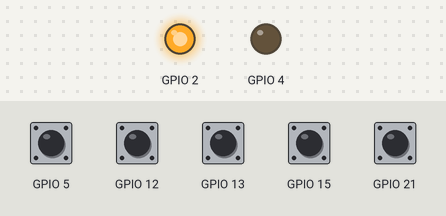
This sketch was run on a simulated ESP32. On the bench: output pins drawn as LEDs (lit = HIGH). Dashed ring = blinking. The inputs (shaded band) are chosen by the test bench; at power-on: GPIO 5, GPIO 12, GPIO 13, GPIO 15, GPIO 21 HIGH. WiFi joins after 1.5 s; servers stay silent unless stated; uploads are accepted with an empty reply; no MQTT or app messages arrive unless stated; what the sketch prints to the serial monitor is not drawn.

Above: at 4.2 s.
4.3 s: GPIO 15 pulled LOW for 0.15 s
At 4.8 s:
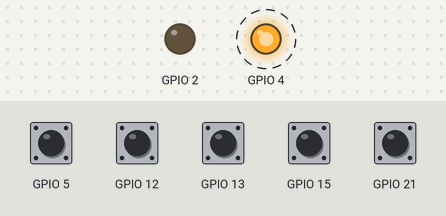
10.4 s: GPIO 15 pulled LOW for 1 s
At 13.3 s:
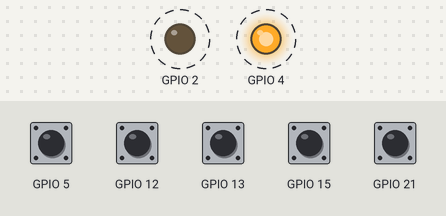
13.4 s: GPIO 5 pulled LOW for 0.15 s
Timing chart, 0 to 16.4 s (numbered marks = the images above; inputs shaded):
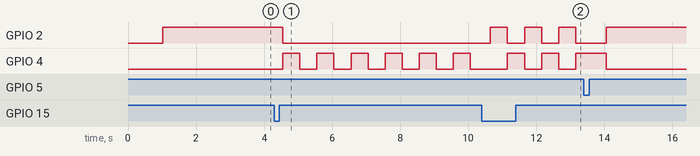

Measured:
- after the input at 4.3 s, GPIO 2: HIGH → LOW after 0.25 s; GPIO 4: alternates HIGH for 0.50 s and LOW for 0.50 s, starting after 0.25 s
- after the input at 10.4 s, GPIO 2: alternates HIGH for 0.50 s and LOW for 0.50 s, starting after 0.25 s

The sketch:

ESP_Press_Empowe_v1.ino
```cpp
/*
 * Power Press with Reason Codes + Email Alerts
 * Organized Version with Multiple Tabs
 */

#include <WebServer.h>
#include "config.h"
#include "state_machine.h"
#include "wifi_mqtt.h"
#include "alphabase.h"
#include "buttons_leds.h"

// ============================================================================
// GLOBAL VARIABLES
// ============================================================================

// State Management
PressState pressState = IDLE;
unsigned long pressStartTime = 0;
unsigned long pressStopTime = 0;

// Network Clients
WebServer server(80);
WiFiClient espClient;
PubSubClient mqttClient(espClient);

// Authentication
String authToken = "";

// Button Debouncing
int buttonStartStopState = HIGH;
int lastButtonStartStopState = HIGH;
unsigned long lastDebounceTimeStartStop = 0;

int buttonMaintenanceState = HIGH;
int lastButtonMaintenanceState = HIGH;
unsigned long lastDebounceTimeMaintenance = 0;

int buttonQualityState = HIGH;
int lastButtonQualityState = HIGH;
unsigned long lastDebounceTimeQuality = 0;

int buttonMaterialState = HIGH;
int lastButtonMaterialState = HIGH;
unsigned long lastDebounceTimeMaterial = 0;

int buttonToolChangeState = HIGH;
int lastButtonToolChangeState = HIGH;
unsigned long lastDebounceTimeToolChange = 0;

// LED Blinking
unsigned long lastBlinkTime = 0;
bool ledState = LOW;

// Timing
unsigned long lastMQTTPublish = 0;

// ============================================================================
// SETUP
// ============================================================================

void setup() {
  Serial.begin(115200);
  delay(1000);

  Serial.println("\n╔════════════════════════════════════════╗");
  Serial.println("║  Press Monitor - Organized Version    ║");
  Serial.println("╚════════════════════════════════════════╝\n");

  // Initialize hardware
  initializePins();

  // Connect to networks
  connectToWiFi();

  // Login to AlphaBase
  if (!loginAlphaBase()) {
    Serial.println("⚠️  Continuing without AlphaBase...");
  } else {
    discoverAlphaBaseCollections();
  }

  // Setup MQTT
  mqttClient.setServer(mqttServer, mqttPort);
  mqttClient.setCallback(mqttCallback);
  connectMQTT();

  // Start Web Server
  server.on("/status", HTTP_GET, handleGetStatus);
  server.begin();
  Serial.println("🌐 Web Server Started on /status");

  Serial.println("\n✅ Setup Complete!");
  printHelp();
}

// ============================================================================
// LOOP
// ============================================================================

void loop() {
  // Maintain connections
  if (WiFi.status() != WL_CONNECTED) {
    connectToWiFi();
  }

  if (!mqttClient.connected()) {
    connectMQTT();
  }
  mqttClient.loop();

  // Handle web server
  server.handleClient();

  // Handle all buttons
  handleStartStopButton();
  handleMaintenanceButton();
  handleQualityButton();
  handleMaterialButton();
  handleToolChangeButton();

  // Update LEDs
  updateLEDs();

  // Periodic status updates
  unsigned long currentMillis = millis();
  if (currentMillis - lastMQTTPublish >= mqttPublishInterval) {
    lastMQTTPublish = currentMillis;
    publishStatusMQTT();
  }

  // AlphaBase token refresh
  static unsigned long lastTokenRefresh = 0;
  const unsigned long tokenRefreshInterval = 15 * 60 * 1000; // 15 minutes

  if (authToken != "" && (currentMillis - lastTokenRefresh >= tokenRefreshInterval)) {
    Serial.println("🔄 Periodic token refresh...");
    if (refreshAlphaBaseToken()) {
      lastTokenRefresh = currentMillis;
      Serial.println("✅ Token refreshed successfully!");
    } else {
      Serial.println("❌ Periodic token refresh failed");
    }
  }
}

// ============================================================================
// HELPER FUNCTIONS
// ============================================================================

void handleGetStatus() {
  String stateStr;
  if (pressState == IDLE) stateStr = "IDLE";
  else if (pressState == RUNNING) stateStr = "RUNNING";
  else if (pressState == WAITING_FOR_REASON) stateStr = "WAITING_FOR_REASON";

  String json = "{";
  json += "\"device_id\": \"" + String(deviceID) + "\",";
  json += "\"press1\": \"" + stateStr + "\",";
  json += "\"uptime\": " + String(millis() / 1000);
  json += "}";

  server.send(200, "application/json", json);
}

void printHelp() {
  Serial.println("━━━━━━━━━━━━━━━━━━━━━━━━━━━━━━━━━━━━━━━━");
  Serial.println("PHYSICAL BUTTONS:");
  Serial.println("  Button D15: Start/Stop Press");
  Serial.println("  Button 5:   Maintenance");
  Serial.println("  Button 21:  Quality Issue");
  Serial.println("  Button 12:  Material Issue");
  Serial.println("  Button 13:  Tool Change");
  Serial.println("+ App control via MQTT also available");
  Serial.println("━━━━━━━━━━━━━━━━━━━━━━━━━━━━━━━━━━━━━━━━\n");
}
```

alphabase.cpp
```cpp
#include "alphabase.h"
#include <HTTPClient.h>
#include <ArduinoJson.h>
#include "config.h"

// External variables from main file
extern unsigned long pressStartTime;
extern unsigned long pressStopTime;

bool loginAlphaBase() {
  Serial.println("Logging in to AlphaBase...");

  HTTPClient http;
  String url = String(alphabaseURL) + "/auth/login";

  http.begin(url);
  http.addHeader("Content-Type", "application/json");

  StaticJsonDocument<200> doc;
  doc["username"] = alphabaseUsername;
  doc["password"] = alphabasePassword;

  String jsonData;
  serializeJson(doc, jsonData);

  int httpCode = http.POST(jsonData);

  if (httpCode == 200) {
    String response = http.getString();
    StaticJsonDocument<512> responseDoc;
    deserializeJson(responseDoc, response);

    authToken = responseDoc["access_token"].as<String>();
    Serial.println("✅ AlphaBase Login Successful!");
    http.end();
    return true;
  }

  Serial.print("❌ AlphaBase Login Failed. HTTP Code: ");
  Serial.println(httpCode);
  http.end();
  return false;
}

bool refreshAlphaBaseToken() {
  Serial.println("🔄 Refreshing AlphaBase token...");

  HTTPClient http;
  String url = String(alphabaseURL) + "/auth/refresh";

  http.begin(url);
  http.addHeader("Content-Type", "application/json");
  http.addHeader("Authorization", "Bearer " + authToken);

  int httpCode = http.POST("{}");

  if (httpCode == 200) {
    String response = http.getString();
    StaticJsonDocument<512> responseDoc;
    DeserializationError error = deserializeJson(responseDoc, response);

    if (error) {
      Serial.print("❌ JSON parsing failed: ");
      Serial.println(error.c_str());
      http.end();
      return false;
    }

    if (responseDoc.containsKey("access_token")) {
      authToken = responseDoc["access_token"].as<String>();
      Serial.println("✅ Token refreshed successfully!");
      http.end();
      return true;
    } else {
      Serial.println("❌ No access_token in response");
      http.end();
      return false;
    }
  } else {
    Serial.print("❌ Token refresh failed. Code: ");
    Serial.println(httpCode);

    // Print response for debugging
    if (httpCode > 0) {
      String response = http.getString();
      Serial.print("📄 Response: ");
      Serial.println(response);
    }
    http.end();
    return false;
  }
}

void discoverAlphaBaseCollections() {
  Serial.println("\n🔍 DISCOVERING ALPHABASE COLLECTIONS...");

  HTTPClient http;
  String url = String(alphabaseURL) + "/api/collections";

  Serial.print("📡 Checking collections at: ");
  Serial.println(url);

  http.begin(url);
  http.addHeader("Authorization", "Bearer " + authToken);

  int httpCode = http.GET();

  Serial.print("📊 Response Code: ");
  Serial.println(httpCode);

  if (httpCode == 200) {
    String response = http.getString();
    Serial.println("✅ Collections found!");
    Serial.print("📦 Collections data: ");
    Serial.println(response);
  } else {
    Serial.println("❌ No collections endpoint or no collections exist");
  }

  http.end();
}

void sendStopEmailAlert(String reason, unsigned long runtime) {
  int minutes = runtime / 60;
  int seconds = runtime % 60;

  Serial.println("📧 Sending EMAIL alert...");

  HTTPClient http;
  String url = String(alphabaseURL) + "/notifications/send-alert";
  http.begin(url);
  http.addHeader("Content-Type", "application/json");
  http.addHeader("Authorization", "Bearer " + authToken);

  StaticJsonDocument<512> doc;
  doc["to_email"] = "atouliatos43@gmail.com";
  doc["alert_title"] = "Press 1 Stopped - " + reason;
  String message = "Press 1 has been stopped.\n\n";
  message += "Reason: " + reason + "\n";
  message += "Runtime: " + String(minutes) + " minutes " + String(seconds) + " seconds\n";
  doc["alert_message"] = message;

  StaticJsonDocument<256> dataDoc;
  dataDoc["press_number"] = 1;
  dataDoc["reason"] = reason;
  dataDoc["runtime_seconds"] = runtime;
  doc["data"] = dataDoc;

  String jsonData;
  serializeJson(doc, jsonData);

  int httpCode = http.POST(jsonData);
  if (httpCode == 200) {
    Serial.println("✅ Email sent successfully!");
  } else {
    Serial.print("❌ Email failed. Code: ");
    Serial.println(httpCode);
  }
  http.end();
}

void sendStopTelegramAlert(String reason, unsigned long runtime) {
  int minutes = runtime / 60;
  int seconds = runtime % 60;

  Serial.println("💬 Sending TELEGRAM alert...");

  HTTPClient http;
  String url = String(alphabaseURL) + "/notifications/send-telegram-alert";
  http.begin(url);
  http.addHeader("Content-Type", "application/json");
  http.addHeader("Authorization", "Bearer " + authToken);

  StaticJsonDocument<512> doc;
  doc["title"] = "Press 1 Stopped - " + reason;
  doc["message"] = "Press 1 has been stopped.";

  StaticJsonDocument<256> dataDoc;
  dataDoc["Reason"] = reason;
  dataDoc["Runtime"] = String(minutes) + " min " + String(seconds) + " sec";
  dataDoc["Press"] = "Press 1";
  doc["data"] = dataDoc;

  String jsonData;
  serializeJson(doc, jsonData);

  int httpCode = http.POST(jsonData);
  if (httpCode == 200) {
    Serial.println("✅ Telegram sent successfully!");
  } else {
    Serial.print("❌ Telegram failed. Code: ");
    Serial.println(httpCode);
  }
  http.end();
}

void sendStopNotifications(String reason) {
  if (authToken == "") {
    Serial.println("⚠️  Not authenticated. Skipping notifications.");
    return;
  }

  unsigned long runtime = (pressStopTime - pressStartTime) / 1000;

  Serial.println("\n🔔 Sending stop notifications...");
  Serial.print("   Reason: ");
  Serial.println(reason);

  sendStopEmailAlert(reason, runtime);
  sendStopTelegramAlert(reason, runtime);
}

bool attemptAlphaBaseLog(String event, String reason, int partCount, String partNumber) {
  if (authToken == "") {
    Serial.println("⚠️  No auth token available");
    return false;
  }

  HTTPClient http;
  String url = String(alphabaseURL) + "/api/collections/press_events/records";

  http.begin(url);
  http.addHeader("Content-Type", "application/json");
  http.addHeader("Authorization", "Bearer " + authToken);

  StaticJsonDocument<512> doc;
  doc["device_id"] = deviceID;
  doc["press_number"] = 1;
  doc["event_type"] = event;
  doc["timestamp"] = millis();

  if (reason != "") {
    doc["downtime_reason"] = reason;
  }

  if (event == "STOPPED" && pressStartTime > 0) {
    unsigned long runtime = (pressStopTime - pressStartTime) / 1000;
    doc["runtime_seconds"] = runtime;
  }

  String jsonData;
  serializeJson(doc, jsonData);

  Serial.print("📊 Logging to AlphaBase: ");
  Serial.println(event);

  int httpCode = http.POST(jsonData);

  if (httpCode == 401) {
    Serial.println("🔑 Token expired (401)");
    http.end();
    return false;
  } else if (httpCode == 200 || httpCode == 201) {
    Serial.println("✅ Data successfully logged to AlphaBase!");
    http.end();
    return true;
  } else {
    Serial.print("❌ AlphaBase log failed. Code: ");
    Serial.println(httpCode);

    // Print response for debugging
    if (httpCode > 0) {
      String response = http.getString();
      Serial.print("📄 Response: ");
      Serial.println(response);
    }
    http.end();
    return false;
  }
}

void logEventToAlphaBase(String event, String reason, int partCount, String partNumber) {
  // Try with current token first
  bool success = attemptAlphaBaseLog(event, reason, partCount, partNumber);

  if (!success) {
    Serial.println("🔄 First attempt failed, trying with token refresh...");

    // Refresh token and try again
    if (refreshAlphaBaseToken()) {
      success = attemptAlphaBaseLog(event, reason, partCount, partNumber);
    } else {
      Serial.println("❌ Token refresh also failed, attempting fresh login...");
      if (loginAlphaBase()) {
        success = attemptAlphaBaseLog(event, reason, partCount, partNumber);
      }
    }
  }

  if (!success) {
    Serial.println("❌ All AlphaBase logging attempts failed");
  }
}
```

alphabase.h
```cpp
#ifndef ALPHABASE_H
#define ALPHABASE_H

#include <HTTPClient.h>
#include <ArduinoJson.h>
#include "config.h"

extern String authToken;

bool loginAlphaBase();
bool refreshAlphaBaseToken();
void discoverAlphaBaseCollections();
void sendStopEmailAlert(String reason, unsigned long runtime);
void sendStopTelegramAlert(String reason, unsigned long runtime);
void sendStopNotifications(String reason);
void logEventToAlphaBase(String event, String reason = "", int partCount = 0, String partNumber = "");

#endif
```

buttons_leds.h
```cpp
#ifndef BUTTONS_LEDS_H
#define BUTTONS_LEDS_H

#include "config.h"
#include "state_machine.h"

extern unsigned long lastBlinkTime;
extern bool ledState;

void handleStartStopButton();
void handleMaintenanceButton();
void handleQualityButton();
void handleMaterialButton();
void handleToolChangeButton();
void updateLEDs();
void initializePins();

#endif
```

state_machine.h
```cpp
#ifndef STATE_MACHINE_H
#define STATE_MACHINE_H

enum PressState {
  IDLE,
  RUNNING,
  WAITING_FOR_REASON
};

extern PressState pressState;
extern unsigned long pressStartTime;
extern unsigned long pressStopTime;

#endif
```

wifi_mqtt.cpp
```cpp
#include "wifi_mqtt.h"
#include "alphabase.h"
#include "buttons_leds.h"
#include <ArduinoJson.h>

// External variables from main file
extern PressState pressState;
extern unsigned long pressStartTime;
extern unsigned long pressStopTime;

void connectToWiFi() {
  Serial.print("Connecting to WiFi");
  WiFi.begin(ssid, password);

  while (WiFi.status() != WL_CONNECTED) {
    delay(500);
    Serial.print(".");
  }

  Serial.println("\n✅ WiFi Connected!");
  Serial.print("IP Address: ");
  Serial.println(WiFi.localIP());
}

void connectMQTT() {
  Serial.print("Connecting to MQTT");
  while (!mqttClient.connected()) {
    if (mqttClient.connect(deviceID)) {
      Serial.println("\n✅ MQTT Connected!");

      // Subscribe to commands topic
      mqttClient.subscribe(mqttTopicCommands);
      Serial.print("📥 Subscribed to: ");
      Serial.println(mqttTopicCommands);

      // Publish initial status
      publishStatusMQTT();
    } else {
      Serial.print(".");
      delay(500);
    }
  }
}

void publishStatusMQTT() {
  StaticJsonDocument<256> doc;
  doc["device_id"] = deviceID;

  String stateStr;
  if (pressState == IDLE) stateStr = "IDLE";
  else if (pressState == RUNNING) stateStr = "RUNNING";
  else if (pressState == WAITING_FOR_REASON) stateStr = "WAITING_FOR_REASON";

  doc["press1"] = stateStr;
  doc["timestamp"] = millis();
  doc["ip"] = WiFi.localIP().toString();

  String jsonData;
  serializeJson(doc, jsonData);

  mqttClient.publish(mqttTopicStatus, jsonData.c_str());
}

void mqttCallback(char* topic, byte* payload, unsigned int length) {
  Serial.println("\n⬇️  MQTT Command Received!");

  // Create a buffer to hold the message
  char message[length + 1];
  memcpy(message, payload, length);
  message[length] = '\0'; // Null-terminate the string

  Serial.println(message);

  // Only process commands if we are waiting for a reason
  if (pressState != WAITING_FOR_REASON) {
    Serial.println("⚠️  Not in WAITING_FOR_REASON state. Ignoring command.");
    return;
  }

  // Parse the JSON
  StaticJsonDocument<256> doc;
  DeserializationError error = deserializeJson(doc, message);

  if (error) {
    Serial.print("❌ Failed to parse JSON: ");
    Serial.println(error.c_str());
    return;
  }

  const char* command = doc["command"]; // "select_reason"
  const char* reason = doc["reason"];   // The reason text

  if (strcmp(command, "select_reason") == 0) {
    // Handle all four possible reasons from the app
    if (strcmp(reason, "Maintenance Required") == 0 || strcmp(reason, "Maintenance") == 0) {
        Serial.println("\n🔧 MAINTENANCE Reason Selected (from App)!");
        sendStopNotifications("Maintenance Required");
        logEventToAlphaBase("REASON_SELECTED", "Maintenance Required");
        pressState = IDLE;
        publishStatusMQTT();
        Serial.println("✅ Back to IDLE state\n");

    } else if (strcmp(reason, "Quality Issue") == 0) {
        Serial.println("\n⚠️  QUALITY Reason Selected (from App)!");
        sendStopNotifications("Quality Issue");
        logEventToAlphaBase("REASON_SELECTED", "Quality Issue");
        pressState = IDLE;
        publishStatusMQTT();
        Serial.println("✅ Back to IDLE state\n");

    } else if (strcmp(reason, "Material Issue") == 0) {
        Serial.println("\n📦 MATERIAL ISSUE Reason Selected (from App)!");
        sendStopNotifications("Material Issue");
        logEventToAlphaBase("REASON_SELECTED", "Material Issue");
        pressState = IDLE;
        publishStatusMQTT();
        Serial.println("✅ Back to IDLE state\n");

    } else if (strcmp(reason, "Tool Change") == 0) {
        Serial.println("\n🔨 TOOL CHANGE Reason Selected (from App)!");
        sendStopNotifications("Tool Change");
        logEventToAlphaBase("REASON_SELECTED", "Tool Change");
        pressState = IDLE;
        publishStatusMQTT();
        Serial.println("✅ Back to IDLE state\n");

    } else {
      Serial.print("Unknown reason: ");
      Serial.println(reason);
    }
  } else {
    Serial.print("Unknown command: ");
    Serial.println(command);
  }
}
```

wifi_mqtt.h
```cpp
#ifndef WIFI_MQTT_H
#define WIFI_MQTT_H

#include <WiFi.h>
#include <PubSubClient.h>
#include "config.h"

extern WiFiClient espClient;
extern PubSubClient mqttClient;
extern String authToken;

void connectToWiFi();
void connectMQTT();
void publishStatusMQTT();
void mqttCallback(char* topic, byte* payload, unsigned int length);

#endif
```

Source omitted: buttons_leds.cpp (6062 bytes), config.cpp (949 bytes), config.h (867 bytes)
